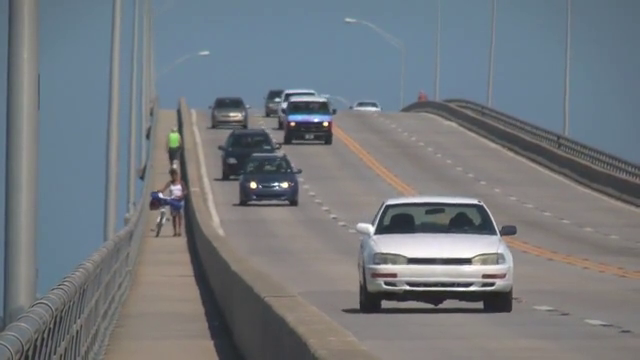
#> input picture frame 91 of car.mp4, 640 x 360 px, given in place of magic_draw2.mp4, which was not available
$ python I_Can_Read_Your_Mind.py   (older library calls are emulated)
#> lines starting #> are read from the running program, lines starting #| are printed output that depends on the picture; pictures that were not available may be replaced by others from this repository, and a replacement may not be noted

import cv2
import numpy as np

cap = cv2.VideoCapture("magic_draw2.mp4")
# cap = cv2.VideoCapture(0)

def calmagnitude(img):
    img = np.float32(img) / 255.0
    gx = cv2.Sobel(img, cv2.CV_32F, 1, 0, ksize=1)
    gy = cv2.Sobel(img, cv2.CV_32F, 0, 1, ksize=1)
    mag, angle = cv2.cartToPolar(gx, gy, angleInDegrees=True)
    # print("Gradient direction:\n",angle)
    # print("Gradient magnitude:\n",mag)

    return mag,angle

feature_params = dict( maxCorners = 100,
                       qualityLevel = 0.3,
                       minDistance = 7,
                       blockSize = 7 )
# Parameters for lucas kanade optical flow
lk_params = dict( winSize  = (15,15),
                  maxLevel = 2,
                  criteria = (cv2.TERM_CRITERIA_EPS | cv2.TERM_CRITERIA_COUNT, 10, 0.03))
# Create some random colors
color = np.random.randint(0,255,(100,3))
_,first_img = cap.read()
#> first_img is the input picture: shape (360, 640, 3); mean B, G, R 126.6, 121.2, 115.7

first_img = cv2.resize(first_img,(600,400))
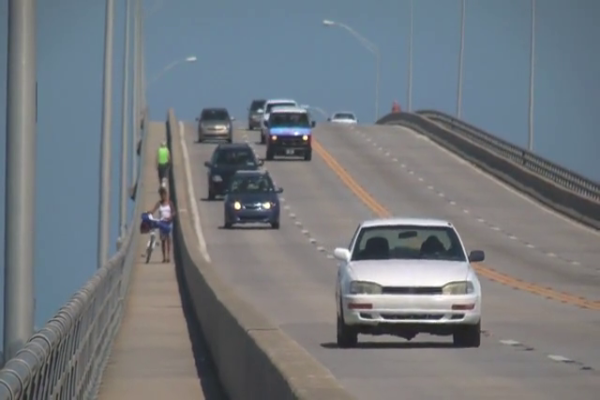
#> first_img: shape (400, 600, 3); mean B, G, R 126.5, 121.1, 115.6

first_gray = cv2.cvtColor(first_img,cv2.COLOR_BGR2GRAY)

first_gray[164:220,170:190]=0
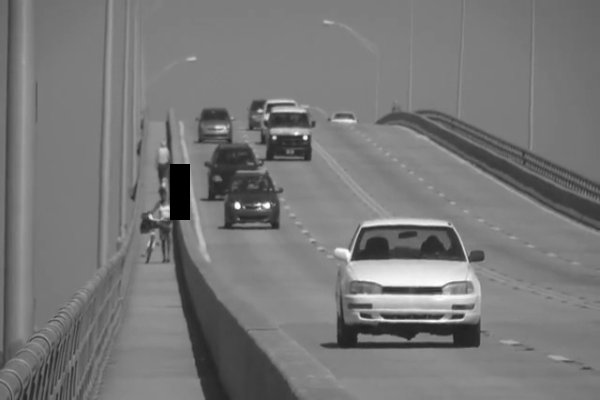
#> first_gray: shape (400, 600); min 0, max 255, mean 119.5


p0 = cv2.goodFeaturesToTrack(first_gray, mask = None, **feature_params)
#> p0 = 13 rows, first 8: [187, 166], [237, 206], [267, 205], [304, 137], [187, 217], [275, 136], [353, 258], [464, 260]


mask = np.zeros_like(first_img)

mask2 = np.zeros_like(first_img)


frame_count =0

while True:


    _,img = cap.read()
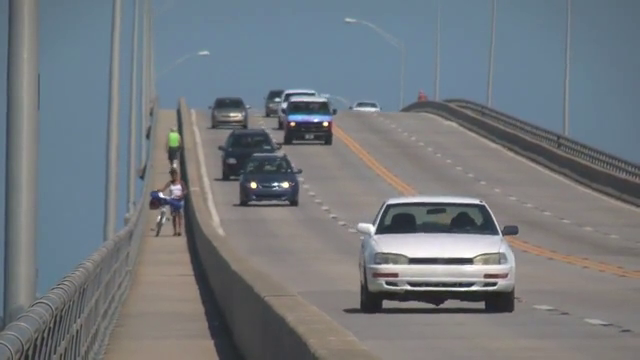
#> input picture frame 92 of car.mp4, 640 x 360 px, given in place of magic_draw2.mp4, which was not available
#> img is the input picture: shape (360, 640, 3); mean B, G, R 126.3, 121.1, 115.4

    img = cv2.resize(img,(600,400))
#> img: shape (400, 600, 3)

    gray = cv2.cvtColor(img,cv2.COLOR_BGR2GRAY)


    p1, st, err = cv2.calcOpticalFlowPyrLK(first_gray,gray, p0, None, **lk_params)
#> p1 = 13 rows, first 8: [171.3, 187.8], [237.2, 206.1], [267.5, 204.9], [303.9, 137], [169, 172.7], [275, 136.1], [353.7, 257.7], [465.9, 259.9]; st = [1, 1, 1, 1, 1, 1, 1, 1, 1, 1, 1, 1, 1]; err = [56.29, 5.17, 5.54, 2.56, 48.58, 2.13, 2.01, 2.41, 6.51, 29.7, 50.38, 2.31, 3.19]
    # Select good points
    good_new = p1[st==1]
#> good_new has the same summary as p1
    good_old = p0[st==1]
#> good_old has the same summary as p0
    # draw the tracks
    if (frame_count<=70 and frame_count>=0):
        for i,(new,old) in enumerate(zip(good_new, good_old)):
            a,b = new.ravel()
            c,d = old.ravel()
            mask = cv2.line(mask, (int(a),int(b)),(int(c),int(d)), color[i].tolist(), 2)
            img = cv2.circle(img,(int(a),int(b)),5,color[i].tolist(),-1)
#> this loop made 13 passes
#> (a, b, c, d) on passes 1 to 12: (171.3, 187.8, 187, 166), (237.2, 206.1, 237, 206), (267.5, 204.9, 267, 205), (303.9, 137, 304, 137), (169, 172.7, 187, 217), (275, 136.1, 275, 136), (353.7, 257.7, 353, 258), (465.9, 259.9, 464, 260), (260, 206, 260, 206), (178.6, 220.9, 150, 217), (165.2, 183.3, 166, 207), (271, 114.1, 271, 114)
#> pass 1, `img = cv2.circle(img,(int(a),int(b)),5,color[i].tolist(),-1)`:
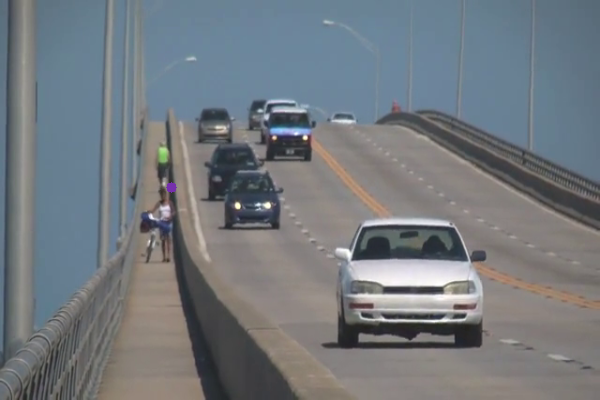
#> img: shape (400, 600, 3); mean B, G, R 126.3, 121, 115.4
#> after the loop:
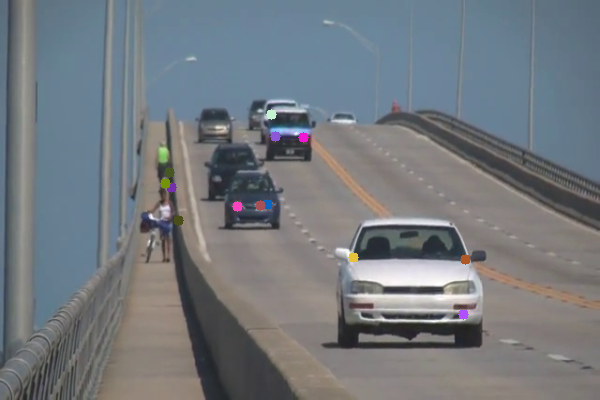
#> img: shape (400, 600, 3); mean B, G, R 126.3, 121, 115.5
#> after the loop:
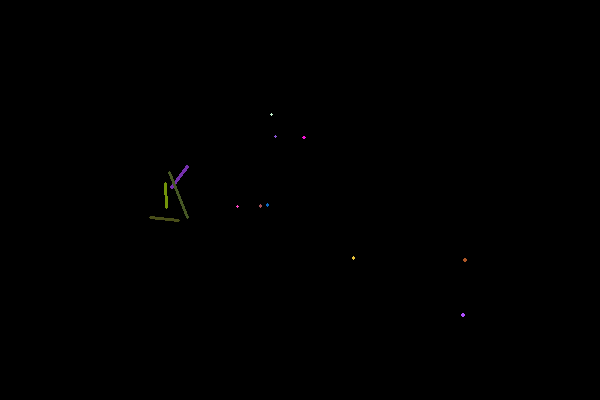
#> mask: shape (400, 600, 3); mean of channels 0, 1, 2 0.1, 0.2, 0.2; drawn as B, G, R
        img = cv2.add(img,mask)

    if (frame_count<=250 and frame_count>=160):
        for i,(new,old) in enumerate(zip(good_new, good_old)):
            a,b = new.ravel()
            c,d = old.ravel()
            mask2 = cv2.line(mask2, (int(a),int(b)),(int(c),int(d)), color[i].tolist(), 2)
            img = cv2.circle(img,(int(a),int(b)),5,color[i].tolist(),-1)
        img = cv2.add(img,mask2)


    # gray = gray[164:220,170:190]

    frame_count +=1


    # mang,ang = calmagnitude(gray)


    print(frame_count)
    # print(mang)
    # print(ang)

    cv2.imshow("image",np.hstack([img,mask,mask2]))
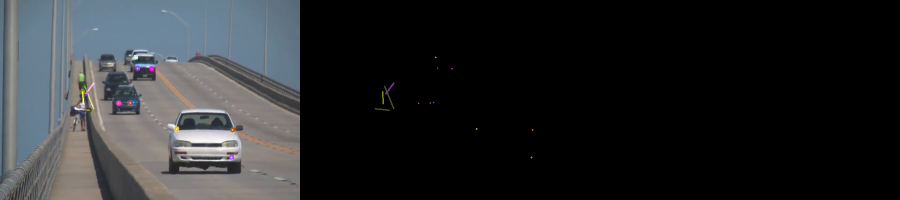
#> window 'image': shape (400, 1800, 3) (shown at 1/2 size); mean B, G, R 42.2, 40.4, 38.6

    if cv2.waitKey(30) & 0xFF == ord("q") or frame_count==877:

#> (key q is pressed here)
       break
    first_gray = gray.copy()
    p0 = good_new.reshape(-1,1,2)

# cv2.imshow("shape1",mask)
# cv2.waitKey(0)

$ run again, starting later in the video
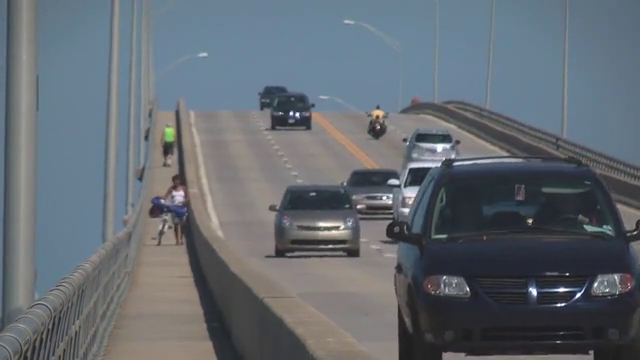
#> input picture frame 411 of car.mp4, 640 x 360 px, given in place of magic_draw2.mp4, which was not available
#> first_img is the input picture: shape (360, 640, 3); mean B, G, R 113.8, 106.6, 99.3
#> first_img: shape (400, 600, 3)
#> `first_gray[164:220,170:190]=0`:
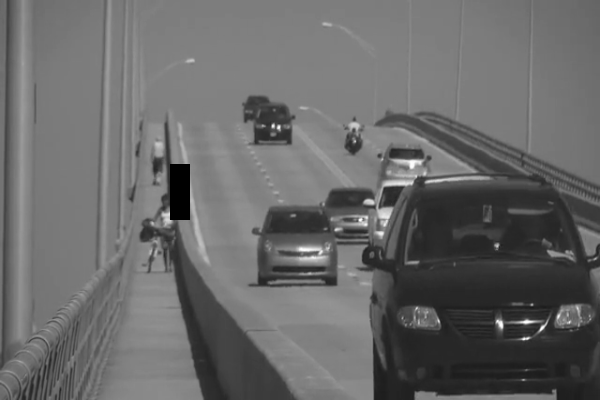
#> first_gray: shape (400, 600); min 0, max 255, mean 104.5
#> p0 = 14 rows, first 8: [187, 166], [187, 217], [172, 217], [276, 126], [498, 320], [362, 218], [496, 245], [319, 250]
#> p1 = 14 rows, first 8: [161.7, 205.7], [167.9, 166.2], [168.1, 187.9], [276.5, 126.4], [501.2, 321], [362.4, 218.4], [497.9, 245.4], [319.3, 250.5]; st = [1, 1, 1, 1, 1, 1, 1, 1, 1, 1, 1, 1, 1, 1]; err = [73.68, 55.07, 64.57, 7.56, 2.97, 6.37, 9.55, 6.09, 7.42, 3.4, 57.6, 2.6, 5.12, 3.5]
#> good_new has the same summary as p1
#> good_old has the same summary as p0
#> the loop `for i,(new,old) in enumerate(zip(good_new, good_old)):` made 14 passes
#> (a, b, c, d) on passes 1 to 8: (161.7, 205.7, 187, 166), (167.9, 166.2, 187, 217), (168.1, 187.9, 172, 217), (276.5, 126.4, 276, 126), (501.2, 321, 498, 320), (362.4, 218.4, 362, 218), (497.9, 245.4, 496, 245), (319.3, 250.5, 319, 250)
#> `cv2.imshow("image",np.hstack([img,mask,mask2]))`:
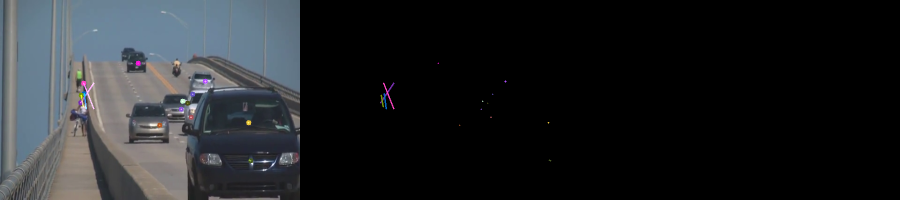
#> window 'image': shape (400, 1800, 3) (shown at 1/2 size); mean B, G, R 38, 35.6, 33.2

$ run again, starting later in the video
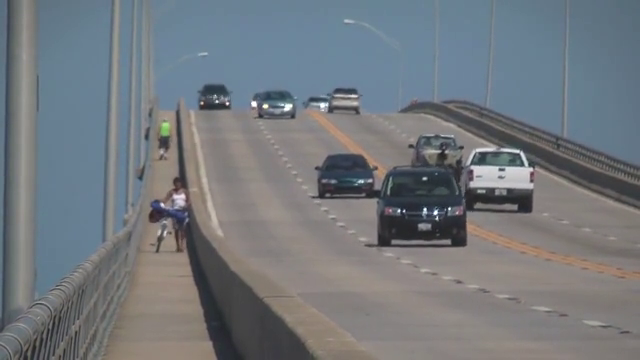
#> input picture frame 731 of car.mp4, 640 x 360 px, given in place of magic_draw2.mp4, which was not available
#> first_img is the input picture: shape (360, 640, 3); mean B, G, R 125.5, 120.3, 115.1
#> first_img: shape (400, 600, 3)
#> `first_gray[164:220,170:190]=0`:
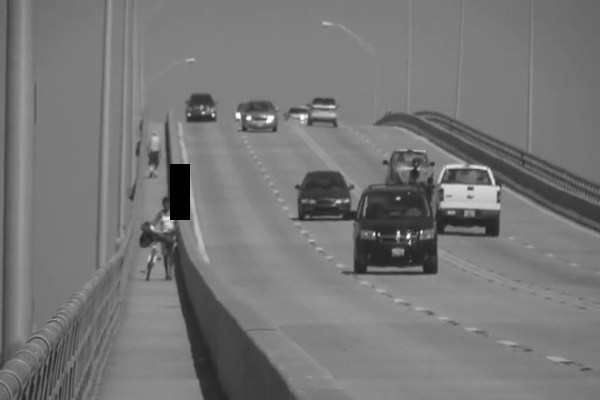
#> first_gray: shape (400, 600); min 0, max 255, mean 118.7
#> p0 = 19 rows, first 8: [187, 166], [171, 218], [187, 217], [248, 117], [408, 236], [238, 115], [376, 234], [271, 117]
#> p1 = 19 rows, first 8: [158.4, 214.5], [170, 209.7], [169.8, 189], [248.2, 118.3], [408.9, 237.2], [238.4, 115.4], [376.6, 235.6], [270.9, 118.4]; st = 19 values from 1 to 1; err = 19 values, max 71.35 at index 0, min 1.13 at index 11, mean 16.77
#> good_new has the same summary as p1
#> good_old has the same summary as p0
#> the loop `for i,(new,old) in enumerate(zip(good_new, good_old)):` made 19 passes
#> (a, b, c, d) on passes 1 to 8: (158.4, 214.5, 187, 166), (170, 209.7, 171, 218), (169.8, 189, 187, 217), (248.2, 118.3, 248, 117), (408.9, 237.2, 408, 236), (238.4, 115.4, 238, 115), (376.6, 235.6, 376, 234), (270.9, 118.4, 271, 117)
#> `cv2.imshow("image",np.hstack([img,mask,mask2]))`:
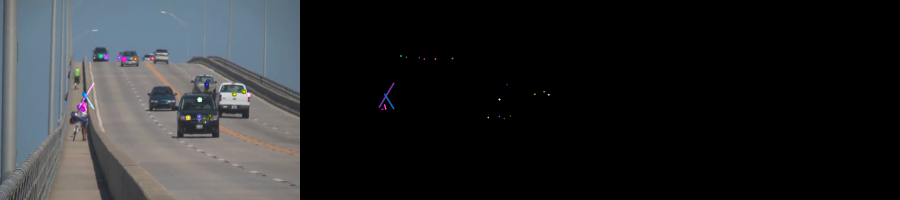
#> window 'image': shape (400, 1800, 3) (shown at 1/2 size); mean B, G, R 41.9, 40.2, 38.4
